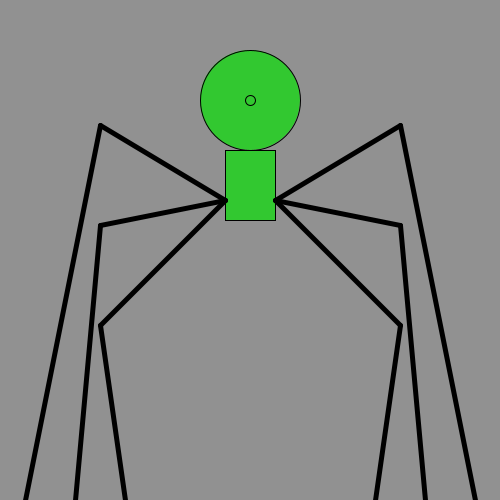
Frame 1 (no input)
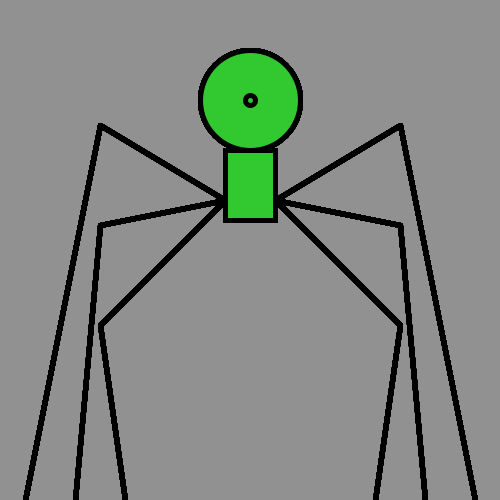
Frame 60 (the mouse pressed at the canvas centre just before this capture)
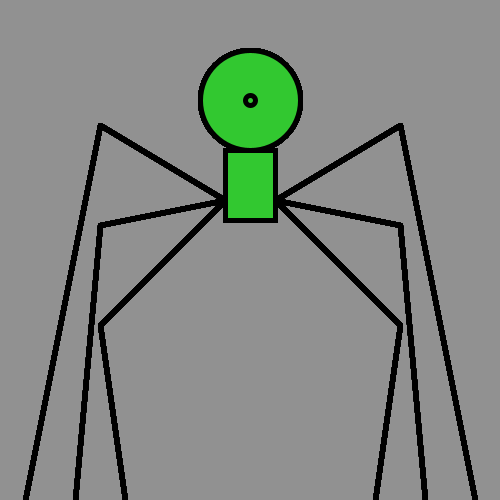
Frame 120 (the mouse held since frame 60 and released just before this capture)

The Processing sketch that drew these frames (run headless with seeded random() and noise(); from frame 60 on, the mouse is pressed at the canvas centre):

// Processing sketch: processing_30983
// ── processing_30983.pde

void setup() {  
    size(500,500);
 background(random(225));
}
void draw(){

 fill(50,200,48);
ellipse(250,100,100,100);
ellipse(250,100,10,10);
rect(225,150,50,70);
fill(50,200,48);
strokeWeight(5);
line(100,225,225,200);
line(400,225,275,200);
line(100,225,75,500);
line(400,225,425,500);

line(100,325,225,200);
line(400,325,275,200);
line(100,325,125,500);
line(400,325,375,500);

line(100,125,225,200);
line(400,125,275,200);
line(100,125,25,500);
line(400,125,475,500);
}
